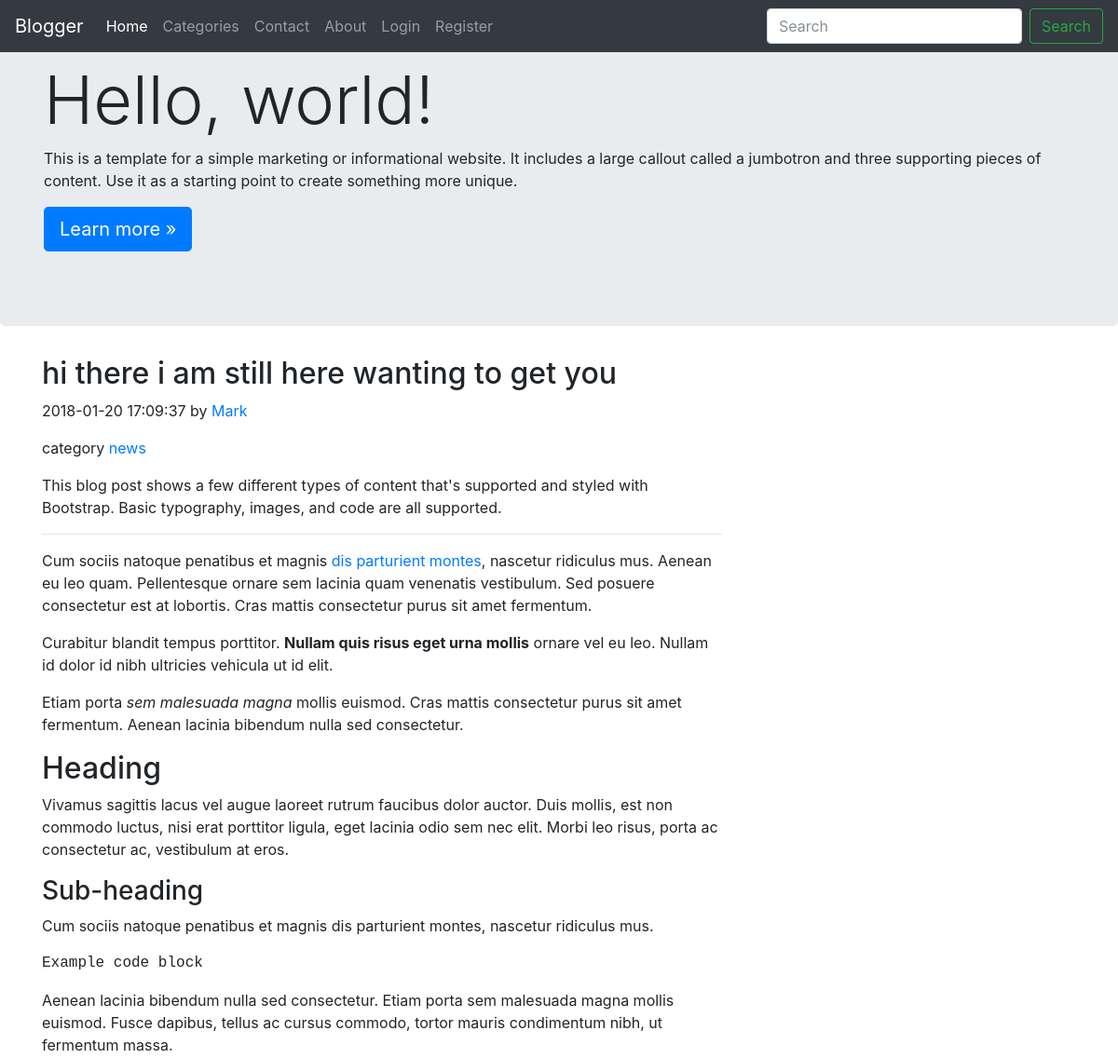
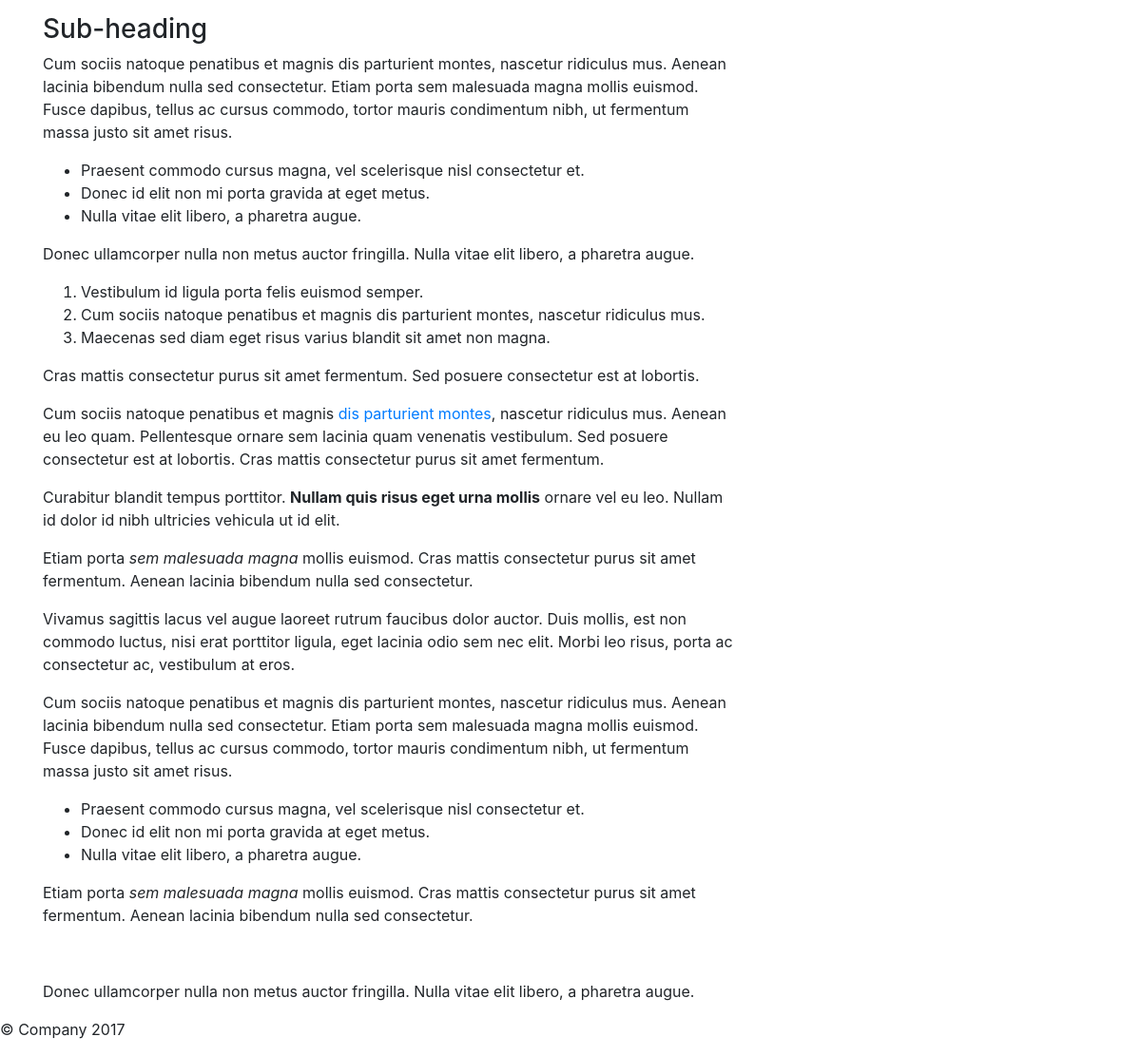
/posts/3/hi-there-i-am-still-here-wanting-to-get-you, run on the app's committed database (2 pictures, top to bottom).
### tables this page shows
CREATE TABLE `posts` (
  `post_id` int(10) UNSIGNED NOT NULL,
  `user_id` int(11) NOT NULL,
  `category_id` int(11) NOT NULL,
  `title` varchar(255) NOT NULL,
  `slug` varchar(255) NOT NULL,
  `content` text NOT NULL,
  `approved` tinyint(4) NOT NULL DEFAULT '0',
  `created_at` datetime NOT NULL DEFAULT CURRENT_TIMESTAMP,
  `updated_at` datetime NOT NULL DEFAULT CURRENT_TIMESTAMP ON UPDATE CURRENT_TIMESTAMP
);

CREATE TABLE `categories` (
  `category_id` int(10) UNSIGNED NOT NULL,
  `name` varchar(255) NOT NULL,
  `approved` tinyint(4) NOT NULL DEFAULT '0',
  `created_at` datetime NOT NULL DEFAULT CURRENT_TIMESTAMP ON UPDATE CURRENT_TIMESTAMP
);

### application/controllers/Posts.php (called while the page is built, shortened)
<?php
class Posts extends CI_Controller
{
  	public function __construct ()
  	{
		$this->load->model('post_model');
		$this->load->model('user_model');
		$this->load->model('category_model');
		$this->load->model('comment_model');
		$this->load->library('pagination');
		$this->load->library('form_validation');
  	}
	public function view($slug , $id)
	{
		$data['post'] = $this->post_model->get_post($id , $slug);
		$this->load->view('layouts/header');
		$this->load->view('posts/view' , $data);
		$this->load->view('layouts/footer');
	}
}

### index.php (called while the page is built, shortened)
<?php
require_once BASEPATH.'core/CodeIgniter.php';

### application/models/Post_model.php (called while the page is built, shortened)
<?php
class Post_model extends CI_Model
{
    public function get_post ($slug = false , $post_id = false)
    {
        $query = $this->db->get_where('posts' , array( 'post_id' => $post_id , 'approved' => '1'));
        return $query->row();
    }
}

### application/models/Category_model.php (called while the page is built, shortened)
<?php
class Category_model extends CI_Model
{
    public function get_category($id)
    {
        $this->db->where(['category_id' => $id]);
        $query = $this->db->get('categories');
         $results = $query->row();
         return $results->name;
    }
}

### application/views/posts/view.php (the view)
    <main role="main">
      <div class="jumbotron">
        <div class="container">
          <h1 class="display-3">Hello, world!</h1>
          <p>This is a template for a simple marketing or informational website. It includes a large callout called a jumbotron and three supporting pieces of content. Use it as a starting point to create something more unique.</p>
          <p><a class="btn btn-primary btn-lg" href="#" role="button">Learn more &raquo;</a></p>
        </div>
      </div>
      <div class="container">
      <div class="row">
        <div class="col-md-8 blog-main">
                    <h2 class="blog-post-title"><?php echo $post->title; ?></h2>
            <p class="blog-post-meta"><?php echo $post->created_at; ?> by <a href="#">Mark</a></p>
            <p class="blog-post-meta">category <a href="#"><?php echo $this->category_model->get_category($post->category_id);?></a></p>
            <p><?php echo $post->content; ?></p>
          </div>
          </div>
          </div>
</main>

### data on the page
posts: title "hi there i am still here wanting to get you", created_at "2018-01-20 17:09:37", category.name "news", content "This blog post shows a few different types of content that's supported and styled with Bootstrap. Basic typography, images, and code are all supported. Cum sociis natoque penatibus et magnis dis parturient montes , nascetur ridiculus mus. Aenean eu leo quam. Pellentesque ornare sem lacinia quam venenatis vestibulum. Sed posuere consectetur est at lobortis. Cras mattis consectetur purus sit amet fermentum. Curabitur blandit tempus porttitor. Nullam quis risus eget urna mollis ornare vel eu leo. Nullam id dolor id nibh ultricies vehicula ut id elit. Etiam porta sem malesuada magna mollis euismod. Cras mattis consectetur purus sit amet fermentum. Aenean lacinia bibendum nulla sed consectetur.…"
